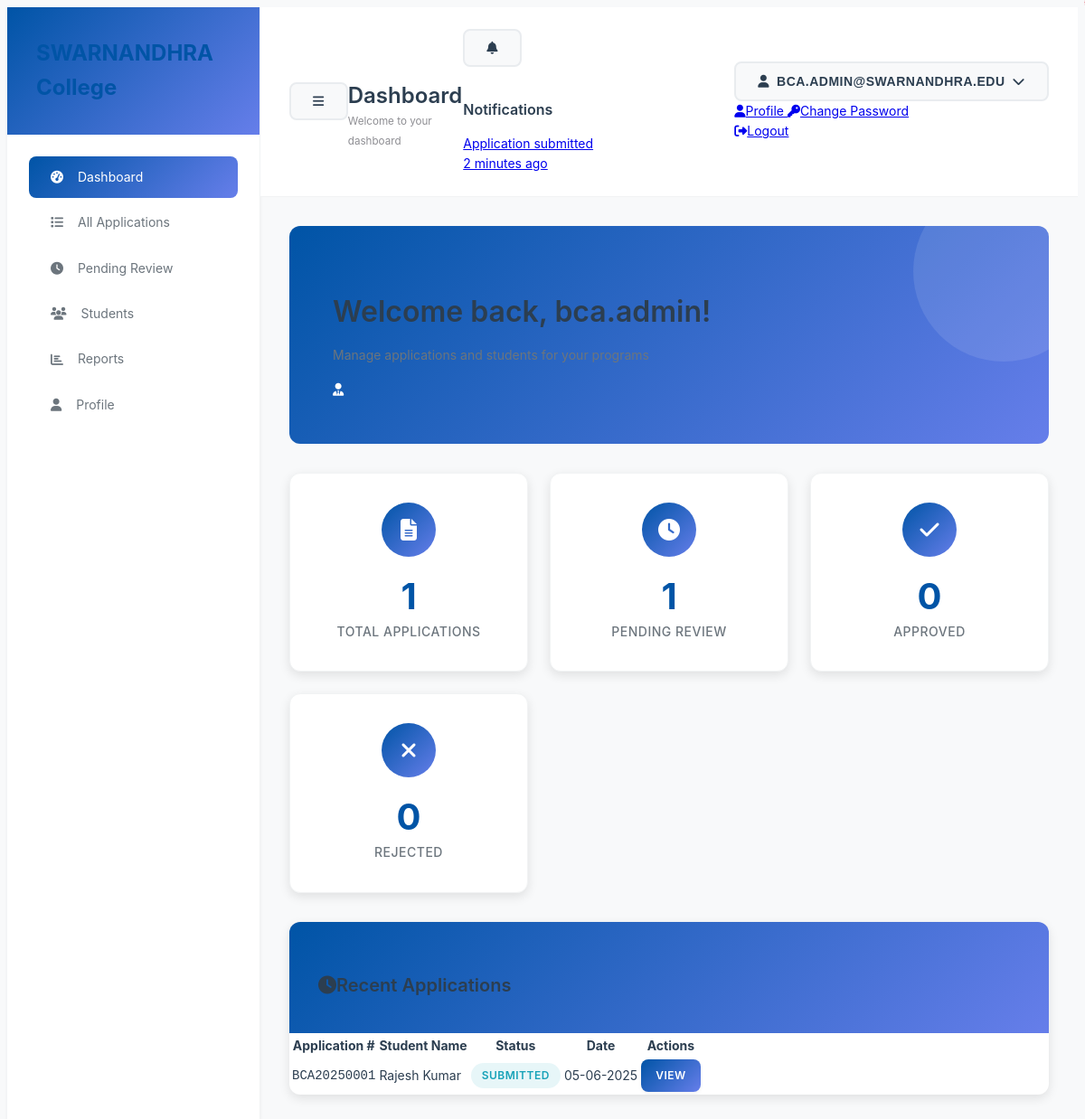
The page /dashboard.php (signed in) on the database its author committed.
### tables this page shows
CREATE TABLE `users` (
    `id` VARCHAR(36) PRIMARY KEY,
    `email` VARCHAR(100) NOT NULL UNIQUE,
    `password` VARCHAR(255) NOT NULL,
    `role` ENUM('admin','program_admin','student') NOT NULL DEFAULT 'student',
    `is_active` TINYINT(1) DEFAULT 1,
    `email_verified` TINYINT(1) DEFAULT 0,
    `program_id` INT DEFAULT NULL,
    `last_login` TIMESTAMP NULL DEFAULT NULL,
    `login_attempts` INT DEFAULT 0,
    `locked_until` TIMESTAMP NULL DEFAULT NULL,
    `password_reset_token` VARCHAR(255) DEFAULT NULL,
    `password_reset_expires` TIMESTAMP NULL DEFAULT NULL,
    `date_created` TIMESTAMP NOT NULL DEFAULT CURRENT_TIMESTAMP,
    `date_updated` TIMESTAMP NOT NULL DEFAULT CURRENT_TIMESTAMP ON UPDATE CURRENT_TIMESTAMP,
    KEY `idx_email_users` (`email`),
    KEY `idx_role_users` (`role`),
    KEY `idx_active_users` (`is_active`)
);

CREATE TABLE `applications` (
    `id` INT PRIMARY KEY AUTO_INCREMENT,
    `application_number` VARCHAR(50) NOT NULL UNIQUE,
    `user_id` VARCHAR(36) NOT NULL,
    `program_id` INT NOT NULL,
    `academic_year` VARCHAR(10) NOT NULL,
    
     
    `status` ENUM('draft','submitted','under_review','approved','rejected','cancelled','frozen') DEFAULT 'draft',
    `submitted_at` TIMESTAMP NULL,
    `reviewed_by` VARCHAR(36),
    `reviewed_at` TIMESTAMP NULL,
    `approval_comments` TEXT,
    
     
    `student_name` VARCHAR(255) NOT NULL,
    `father_name` VARCHAR(255) NOT NULL,
    `mother_name` VARCHAR(255) NOT NULL,
    `date_of_birth` DATE NOT NULL,
    `gender` ENUM('Male','Female','Other') NOT NULL,
    `aadhar_number` VARCHAR(12),
    `mobile_number` VARCHAR(15) NOT NULL,
    `parent_mobile` VARCHAR(15),
    `guardian_mobile` VARCHAR(15),
    `email` VARCHAR(255) NOT NULL,
    
     
    `present_door_no` VARCHAR(50),
    `present_street` VARCHAR(255),
    `present_village` VARCHAR(255),
    `present_mandal` VARCHAR(255),
    `present_district` VARCHAR(255),
    `present_pincode` VARCHAR(10),
    
    `permanent_door_no` VARCHAR(50),
    `permanent_street` VARCHAR(255),
    `permanent_village` VARCHAR(255),
    `permanent_mandal` VARCHAR(255),
    `permanent_district` VARCHAR(255),
    `permanent_pincode` VARCHAR(10),
    
     
    `religion` VARCHAR(50),
    `caste` VARCHAR(50),
    `reservation_category` ENUM('OC','BC-A','BC-B','BC-C','BC-D','BC-E','SC','ST','EWS','PH') DEFAULT 'OC',
    `is_physically_handicapped` TINYINT(1) DEFAULT 0,
    `sadaram_number` VARCHAR(50),
    `identification_mark_1` VARCHAR(255),
    `identification_mark_2` VARCHAR(255),
    
     
    `special_reservation` VARCHAR(500),
    `meeseva_caste_certificate` VARCHAR(50),
    `meeseva_income_certificate` VARCHAR(50),
    `ration_card_number` VARCHAR(50),
    
     
    `photo_attachment_id` VARCHAR(36),
    `signature_attachment_id` VARCHAR(36),
    
    `date_created` TIMESTAMP DEFAULT CURRENT_TIMESTAMP,
    `date_updated` TIMESTAMP DEFAULT CURRENT_TIMESTAMP ON UPDATE CURRENT_TIMESTAMP,
    
    FOREIGN KEY (`user_id`) REFERENCES `users`(`id`) ON DELETE CASCADE,
    FOREIGN KEY (`program_id`) REFERENCES `programs`(`id`) ON DELETE CASCADE,
    FOREIGN KEY (`reviewed_by`) REFERENCES `users`(`id`) ON DELETE SET NULL,
    
    INDEX `idx_application_number` (`application_number`),
    INDEX `idx_user_program` (`user_id`, `program_id`),
    INDEX `idx_status` (`status`),
    INDEX `idx_academic_year` (`academic_year`),
    INDEX `idx_program_status` (`program_id`, `status`)
);

### dashboard.php (the view, shortened to what the rows shown need)
<?php
require_once 'config/config.php';
require_once 'classes/User.php';
require_once 'classes/Application.php';
require_once 'classes/Program.php';
$database = new Database();
$db = $database->getConnection();
$user = new User($db);
$application = new Application($db);
$program = new Program($db);
$current_user_role = getCurrentUserRole();
$current_user_id = getCurrentUserId();
$user_details = $user->getUserById($current_user_id);
$dashboard_data = [];
switch ($current_user_role) {
    case ROLE_PROGRAM_ADMIN:
        $admin_programs = $program->getProgramsByAdmin($current_user_id);
        $dashboard_data['programs'] = $admin_programs;
        $program_ids = array_column($admin_programs, 'id');
        if (!empty($program_ids)) {
            $filters = ['program_id' => $program_ids[0]];
            $dashboard_data['applications'] = $application->getApplications($filters, 1, 10);
            $dashboard_data['program_stats'] = $program->getStatistics($program_ids[0]);
        }
        break;
}
function getStatusColor($status) {
    switch ($status) {
        case STATUS_SUBMITTED: return 'info';
    }
}
?>
<!DOCTYPE html>
<html lang="en">
<head>
    <link href="https://cdn.jsdelivr.net/npm/@tabler/core@1.0.0-beta17/dist/css/tabler.min.css" rel="stylesheet"/>
    <link href="https://cdnjs.cloudflare.com/ajax/libs/font-awesome/6.4.0/css/all.min.css" rel="stylesheet"/>
    <link href="assets/css/global-styles.css" rel="stylesheet"/>
</head>
<body>
    <div class="dashboard-layout">
        <div class="dashboard-main">
            <header class="dashboard-topbar">
                <div class="d-flex-modern align-items-center-modern">
                    <div class="dropdown">
                        <button class="btn-modern btn-secondary-modern" type="button" data-bs-toggle="dropdown">
                            <i class="fas fa-user me-2"></i>
                            <?php echo htmlspecialchars($user_details['email']); ?>
                            <i class="fas fa-chevron-down ms-2"></i>
                        </button>
                        <div class="dropdown-menu dropdown-menu-end">
                            <a href="profile.php" class="dropdown-item">
                            </a>
                            <a href="change-password.php" class="dropdown-item">
                            </a>
                            <a href="auth/logout.php" class="dropdown-item text-danger">
                            </a>
                        </div>
                    </div>
                </div>
            </header>
            <main class="dashboard-content">
                <div class="welcome-banner fade-in">
                    <div class="row align-items-center">
                        <div class="col-md-8">
                            <h2 class="mb-2">Welcome back, <?php echo htmlspecialchars(explode('@', $user_details['email'])[0]); ?>!</h2>
                            <p class="mb-0 opacity-75">
                                <?php if ($current_user_role === ROLE_STUDENT): ?>
                                Manage your application for <?php echo htmlspecialchars($user_details['program_name'] ?? 'your selected program'); ?>
                                <?php elseif ($current_user_role === ROLE_PROGRAM_ADMIN): ?>
                                Manage applications and students for your programs
                                <?php else: ?>
                                Administrative dashboard for managing the entire system
                                <?php endif; ?>
                            </p>
                        </div>
                    </div>
                </div>
                <?php if (!empty($dashboard_data['recent_applications']) || !empty($dashboard_data['applications'])): ?>
                <div class="recent-table">
                    <div class="table-responsive">
                        <table class="table table-hover mb-0">
                            <thead class="table-dark">
                                <tr>
                                    <th>Application #</th>
                                    <th>Student Name</th>
                                    <th>Status</th>
                                    <th>Date</th>
                                    <th>Actions</th>
                                </tr>
                            </thead>
                            <tbody>
                                <?php
                                $apps = $dashboard_data['recent_applications'] ?? $dashboard_data['applications'] ?? [];
                                foreach (array_slice($apps, 0, 5) as $app):
                                ?>
                                <tr>
                                    <td><code><?php echo htmlspecialchars($app['application_number']); ?></code></td>
                                    <td><?php echo htmlspecialchars($app['student_name']); ?></td>
                                    <td>
                                        <span class="badge-modern badge-<?php echo getStatusColor($app['status']); ?>-modern">
                                            <?php echo ucwords(str_replace('_', ' ', $app['status'])); ?>
                                        </span>
                                    </td>
                                    <td><?php echo formatDate($app['date_created']); ?></td>
                                    <td>
                                        <a href="admin/applications/view.php?id=<?php echo $app['id']; ?>"
                                           class="btn-modern btn-sm-modern btn-primary-modern">
                                            View
                                        </a>
                                    </td>
                                </tr>
                                <?php endforeach; ?>
                            </tbody>
                        </table>
                    </div>
                </div>
                <?php endif; ?>
            </main>
        </div>
    </div>
</body>
</html>

### rows shown on the page
users: email "BCA.ADMIN@SWARNANDHRA.EDU", email "bca.admin"
applications: application_number "BCA20250001", student_name "Rajesh Kumar", status "SUBMITTED", date_created "05-06-2025"

### other values the page prints
SITE_NAME "SWARNANDHRA College"
$page_title "Dashboard"
$page_subtitle "Welcome to your dashboard"
$dashboard_data['program_stats']['total_applications'] "1"
$dashboard_data['program_stats']['submitted_applications'] "1"
$dashboard_data['program_stats']['approved_applications'] "0"
$dashboard_data['program_stats']['rejected_applications'] "0"
